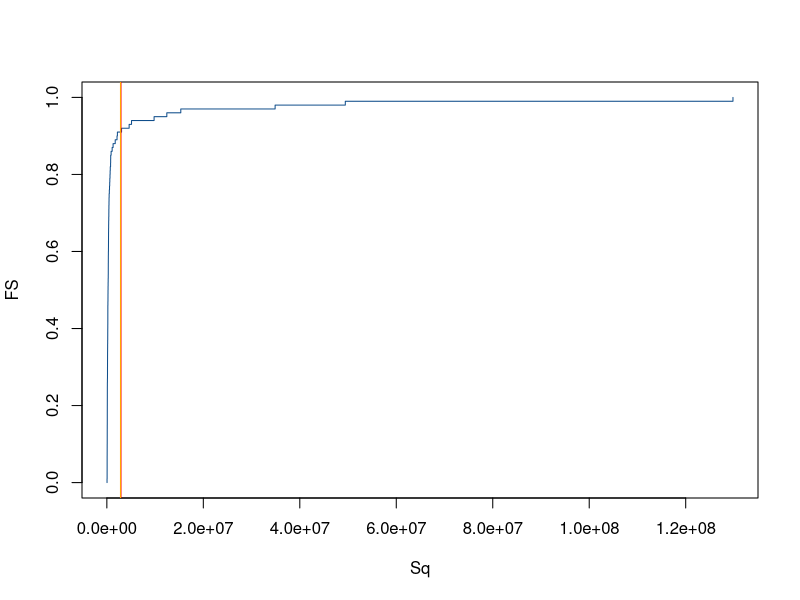
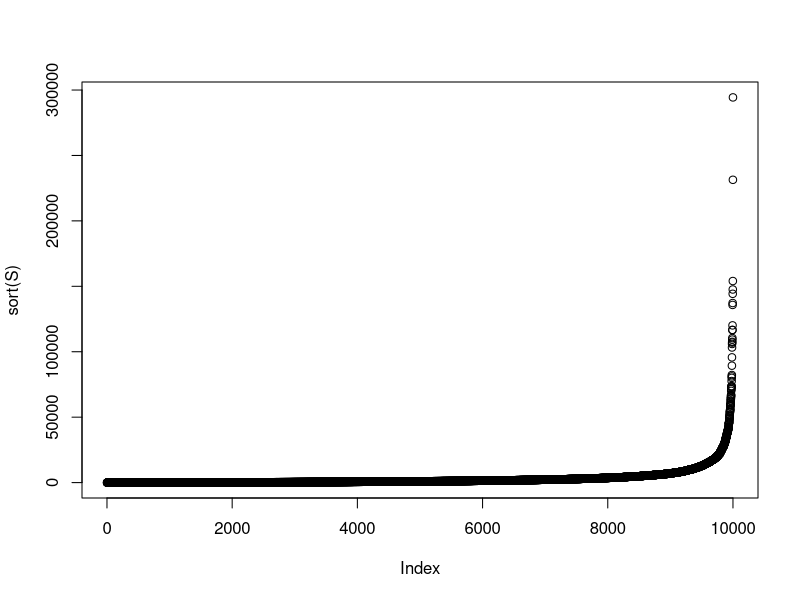
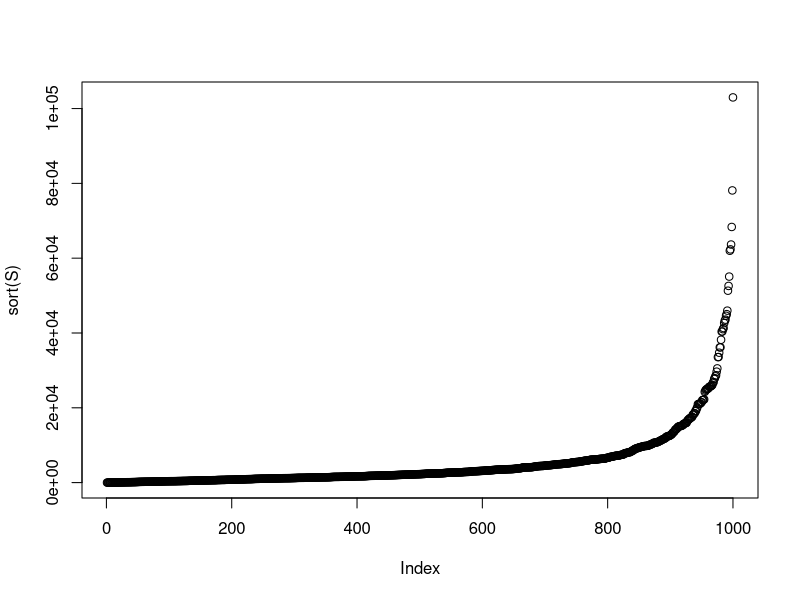
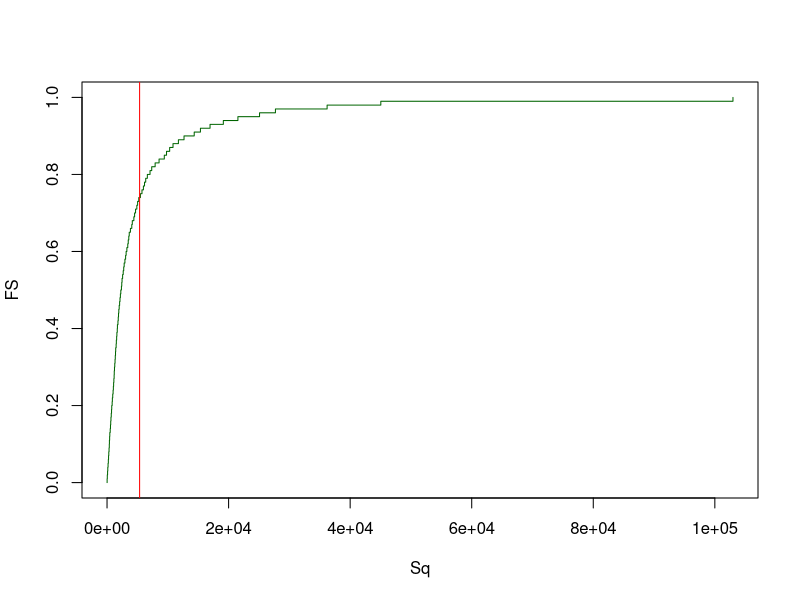
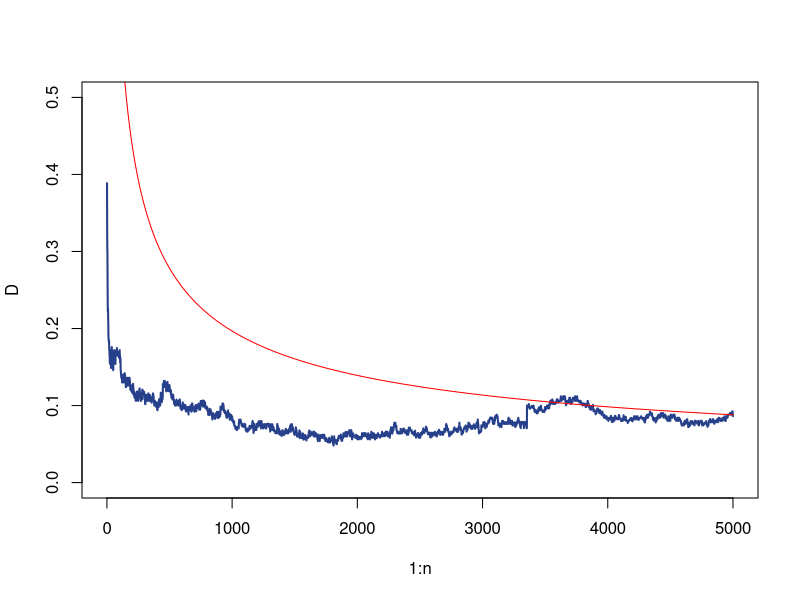
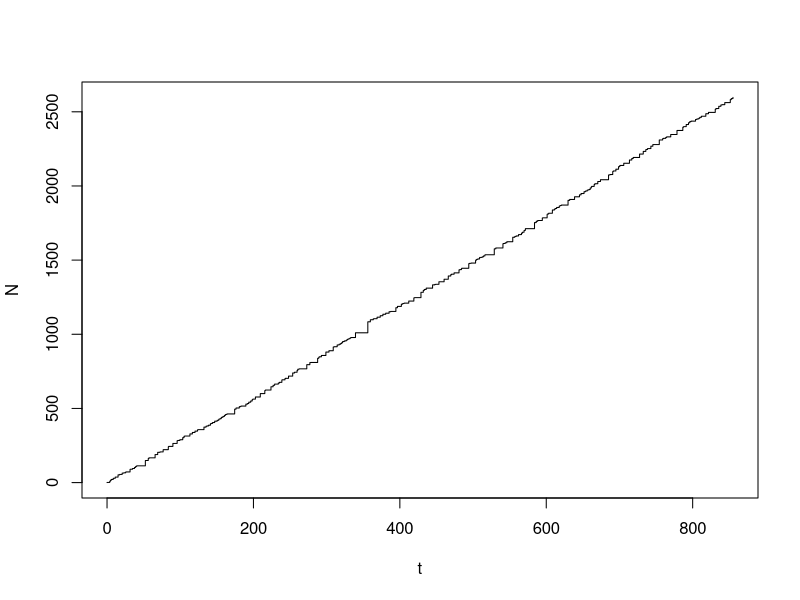
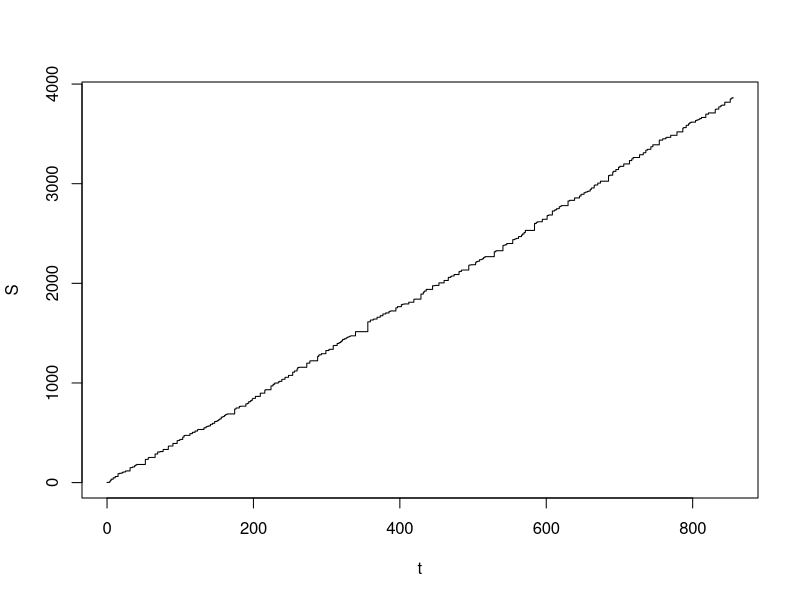
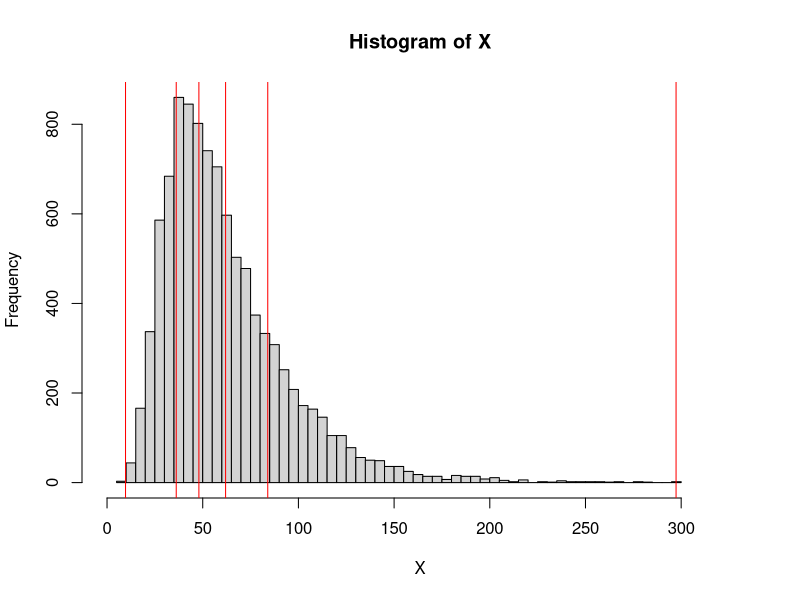

Here is the R script that generated these plots, in order:
## ---- chunk 1
m <- 100
n <- 200
u <- sample( c( 1, 2, 3, 4 ), size = n, replace = TRUE )
s <- sample( c( 1, 2, 3, 4 ), size = n, replace = TRUE )
X <- sapply( 1:n, FUN = function( i ) rlnorm( m, meanlog = u[ i ], sdlog = s[ i ] ) )
S <- sapply( 1:m, FUN = function( i ) sum( X[i,] ) )
## ---- chunk 2
FS <- seq( 0, 1, 0.01 )
Sq <- quantile( S, probs = FS )
EeS <- mean( S )
ES <- sum( sapply( 1:n, FUN = function( i ) exp( u[i] + 0.5 * s[i]^2 ) ) )
plot( Sq, FS, type = 's', col = 'dodgerblue4' )
abline( v = EeS, col = 'red' )
abline( v = ES, col = 'orange' )
## ---- chunk 3
m <- 1e4
u <- 5
s <- 2
l <- 3
N <- rpois( n = m, lambda = l )
X <- lapply( N, FUN = function( n ) rlnorm( n, meanlog = u, sdlog = s ) )
S <- sapply( X, FUN = function( x ) sum( x, na.rm = TRUE ) )
plot( sort( S ) )
## ---- chunk 4
D <- function( x, m, M ) {
  return( min( max( x - m, 0 ), M ) )
}
m <- 1000
n <- 100
u <- 5
s <- 2
l <- 5
N <- rpois( n = m, lambda = l )
X <- lapply( 1:m, FUN = function( i ) rlnorm( N[i], meanlog = u, sdlog = s ) )
DX <- lapply( X, FUN = function( x ) sapply( x, FUN = function( y ) D( y, 10, 1000 ) ) )
S <- sapply( X, FUN = function( x ) sum( x ) )
plot( sort( S ) )
## ---- chunk 5
FS <- seq( 0, 1, 0.01 )
Sq <- quantile( S, probs = FS )
ES <- mean( S )
plot( Sq, FS, type = 's', col = 'darkgreen' )
abline( v = ES, col = 'red' )
## ---- chunk 6
m <- 500
n <- 5000
u <- 4
s <- 2
X <- lapply( 1:m, FUN = function( j ) rlnorm( n, meanlog = u, sdlog = s ) )
EX <- exp( u + 0.5 * s^2 )
SDX <- sqrt( ( exp( s^2 ) - 1 ) * exp( 2 * u + s^2 ) )
S <- lapply( X, FUN = function( x ) cumsum( x ) )
ES <- sapply( 1:n, FUN = function( i ) mean( sapply( 1:m, FUN = function( j ) S[[ j ]][ i ] ) ) )
VS <- sapply( 1:n, FUN = function( i ) var( sapply( 1:m, FUN = function( j ) S[[ j ]][ i ] ) ) )
NS <- lapply( S, FUN = function( s ) ( s - ES ) / sqrt( abs( VS ) ) )
z <- seq( -4, 4, length.out = 100 )
FSn <- lapply( 1:n, FUN = function( i ) ecdf( sapply( 1:m, FUN = function( j ) NS[[ j ]][ i ] ) )( z ) )
D <- sapply( FSn, FUN = function( Fn ) max( abs( Fn - pnorm( z ) ) ) )

C <- 0.015
# C <- 1 / sqrt( 2 * pi )
rho <- exp( 3 * u + 3^2 * s^2 / 2 )
Bn <- C * rho / ( SDX^3 * sqrt( 1:n ) )

plot( 1:n, D, pch = 16, cex = 0.5, type = 'l', lwd = 2, lty = 1, ylim = c( 0, 0.5 ), col = 'royalblue4' )
points( 1:n, Bn, type = 'l', lty = 1, col = 'red' )
## ---- chunk 7
l <- 3
n <- 300
dt <- rexp( n = n, rate = 1 / l )
t <- c( 0, cumsum( dt ) )
dN <- sapply( dt, FUN = function( w ) rpois( 1, lambda = l * w ) )
N <- c( 0, cumsum( dN ) )
sh <- 3
rt <- 2
X <- lapply( dN, FUN = function( n ) rgamma( n, shape = sh, rate = rt ) )
dS <- sapply( X, FUN = function( x ) sum( x ) )
S <- c( 0, cumsum( dS ) )
plot( t, N, type = 's' )
plot( t, S, type = 's' )
## ---- chunk 8
u <- 4
s <- 0.5
n <- 1e4
X <- rlnorm( n, meanlog = u, sdlog = s )
k <- seq( 0, 1, 0.2 ) 
VaRX <- quantile( X, probs = k, names = FALSE )
TVaRX <- sapply( 
  1:length( VaRX ), 
  FUN = function( i ) ifelse( k[ i ] < 1, ( 1 / ( 1 - k[ i ] ) ) * mean( X * ( X > VaRX[ i ] ) ), max( X ) ) )

hist( X, breaks = 100, xlim = c( 0, 1.1 * max( X ) ) )
abline( v = VaRX, col = 'red' )

hist( X, breaks = 100, xlim = c( 0, 1.1 * max( X ) ) )
abline( v = TVaRX, col = 'blue' )
## ---- chunk 9
plot( k, VaRX, ylim = c( 0, 1e3 ) )
points( k, TVaRX, col = 'red' )
